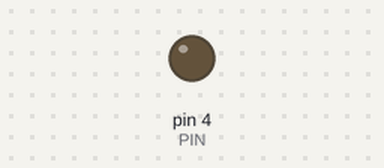
A sketch run on a simulated Arduino Uno, built with avr-gcc and run on an emulated ATmega328P. Parts: output pins drawn as LEDs (lit = HIGH).

Above: at 0.2 s.
Timing chart, 0 to 1.7 s (numbered marks = the images above):
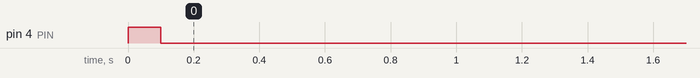

The sketch:

watering.ino
```cpp
// For use with the relays shield: https://store.arduino.cc/4-relays-shield


int PIN = 4;

// Arduino has no real time clock, so this should be the exact time when to plug in in minutes.
const int WATER_DURATION = 10*1000; // ms
const int START_TIME = 11*60+10;
const int SCHEDULE[3] = {9*60, 12*60+1, 18*60};

unsigned long startMillis;
unsigned long prevMinute = -1;

void setup() {
  pinMode(PIN, OUTPUT);
  startMillis = millis();
  water(100); // Boot up blip to signal this is running.
}

void loop() {
  delay(1000); // Sleep for a second
  int minute = ((millis() - startMillis) / 1000 / 60 + START_TIME) % (24*60);
  if (prevMinute == minute) return; // Still the same minute, skip.

  prevMinute = minute;
  // Water
  for (int i = 0; i <  sizeof(SCHEDULE) / sizeof(SCHEDULE[0]); i ++ ) {
    if (minute == SCHEDULE[i]) water(WATER_DURATION);
  }
}

void water(int timeMs) {
  digitalWrite(PIN, HIGH);
  delay(timeMs);
  digitalWrite(PIN, LOW);
}
```
